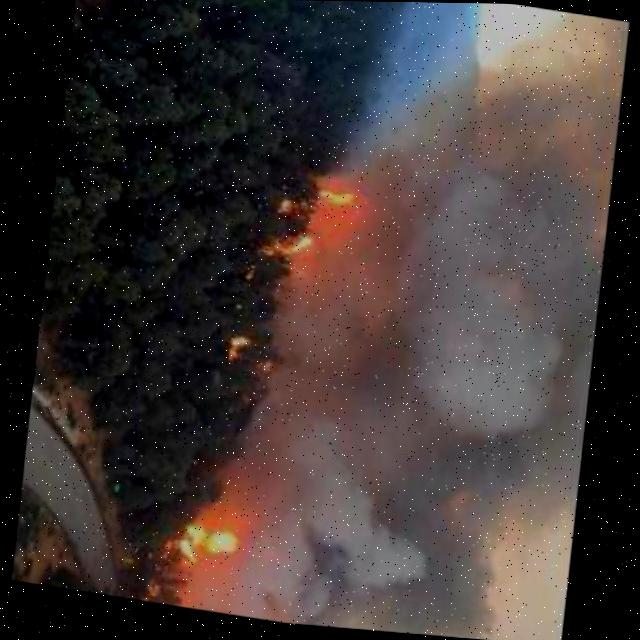
#> input picture datasets/fire/train/images/FireDetectionImage_NoiseWEBFire133_jpg.rf.2eeabb1e0fd0e6810b0fd4f2a442353c.jpg, 640 x 640 px
$ python _fire_deep_audit.py
#> lines starting #> are read from the running program, lines starting #| are printed output that depends on the picture
"""현재 fire 데이터셋 상세 분석"""
import cv2
import numpy as np
from pathlib import Path
from collections import defaultdict

FIRE = Path("datasets/fire")
SPLITS = ["train", "valid", "test"]

# ============ 1. valid set 클래스 분포 ============
print("=" * 56)
print("  [1] Valid 세트 클래스 분포 (학습 평가 기준)")
print("=" * 56)
valid_fire = valid_smoke = valid_both = valid_bg = 0
for img in (FIRE / "valid" / "images").glob("*.*"):
    lbl = FIRE / "valid" / "labels" / (img.stem + ".txt")
    if img.name.startswith("hardneg_") or not lbl.exists() or not lbl.read_text().strip():
        valid_bg += 1; continue
    classes = {int(l.split()[0]) for l in lbl.read_text().strip().split("\n") if l.strip()}
    if 0 in classes and 1 in classes: valid_both += 1
    elif 0 in classes: valid_fire += 1
    elif 1 in classes: valid_smoke += 1

total_v = valid_fire + valid_smoke + valid_both + valid_bg
print(f"  fire+smoke : {valid_both:3d}장  ({valid_both/total_v*100:.1f}%)")
print(f"  fire 만    : {valid_fire:3d}장  ({valid_fire/total_v*100:.1f}%)")
print(f"  smoke 만   : {valid_smoke:3d}장  ({valid_smoke/total_v*100:.1f}%)")
print(f"  배경       : {valid_bg:3d}장  ({valid_bg/total_v*100:.1f}%)")
print(f"  smoke 포함 총: {valid_both + valid_smoke}장 → smoke mAP50 평가 기준")

# ============ 2. bbox 크기 분포 ============
print()
print("=" * 56)
print("  [2] Train bbox 크기 분포 (초기 소규모 화재 감지 가능성)")
print("=" * 56)
tiny = small = medium = large = 0
for split in SPLITS:
    lbl_dir = FIRE / split / "labels"
    if not lbl_dir.exists(): continue
    for lbl in lbl_dir.glob("*.txt"):
        for line in lbl.read_text(encoding="utf-8").strip().split("\n"):
            p = line.strip().split()
            if len(p) < 5: continue
            try:
                bw, bh = float(p[3]), float(p[4])
                area = bw * bh * 100
                if area < 1: tiny += 1
                elif area < 5: small += 1
                elif area < 20: medium += 1
                else: large += 1
            except: pass

total_b = tiny + small + medium + large
if total_b:
    print(f"  극소 (<1%)   : {tiny:5d}개  ({tiny/total_b*100:.1f}%) ← 이미 제거됨")
    print(f"  소형 (1~5%)  : {small:5d}개  ({small/total_b*100:.1f}%) ← 초기 화재")
    print(f"  중형 (5~20%) : {medium:5d}개  ({medium/total_b*100:.1f}%)")
    print(f"  대형 (>20%)  : {large:5d}개  ({large/total_b*100:.1f}%)")

# ============ 3. 이미지 밝기 분포 (실내/실외 비율 추정) ============
print()
print("=" * 56)
print("  [3] 이미지 밝기 분포 (실내/야외 비율)")
print("=" * 56)
dark = mid = bright = 0
sample = list((FIRE / "train" / "images").glob("*.jpg"))[:500]
for p in sample:
    if p.name.startswith("hardneg_"): continue
    img = cv2.imread(str(p), cv2.IMREAD_GRAYSCALE)
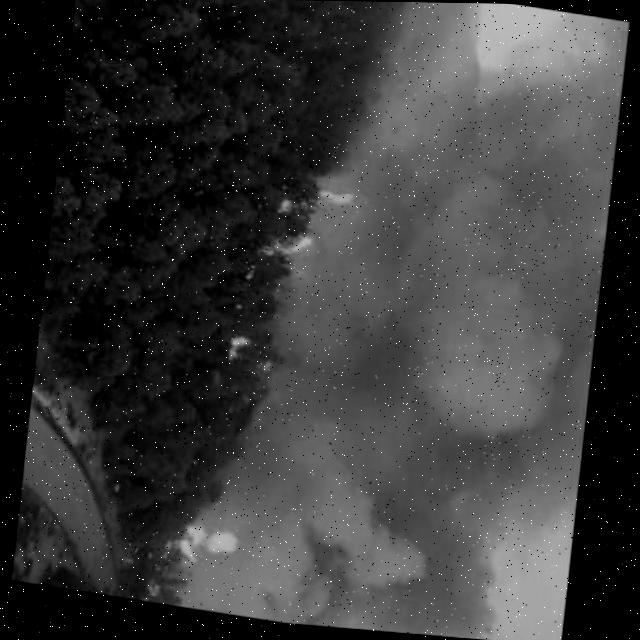
#> img: shape (640, 640); min 0, max 255, mean 57.7
    if img is None: continue
    mean = img.mean()
#> mean = 57.66
    if mean < 80: dark += 1
    elif mean < 160: mid += 1
    else: bright += 1

total_s = dark + mid + bright
if total_s:
    print(f"  어두운 환경 (<80) : {dark:3d}장  ({dark/total_s*100:.0f}%) ← 야간·특수 환경")
    print(f"  중간 밝기  (80~160): {mid:3d}장  ({mid/total_s*100:.0f}%)")
    print(f"  밝은 환경  (>160) : {bright:3d}장  ({bright/total_s*100:.0f}%) ← 실내·주간 환경")
    print(f"  (샘플 {total_s}장 기준)")

print()
print("=" * 56)
print("  결론 — 추가 보완 가능한 항목")
print("=" * 56)
print(f"  1. smoke 데이터 부족 ({valid_smoke + valid_both}장만 있어 smoke mAP50 낮을 것)")
print(f"  2. 실내 환경 화재 이미지 부족 (독거노인 집 = 실내)")
print(f"  3. 집 안 오감지 유발 물체 Hard Negative 추가 가능")

# Updated: perf: 성능 최적화

# Updated: refactor: 변수명 명확화

# Updated: fix: 메모리 누수 방지

# Updated: refactor: 중복 코드 제거

# Updated: refactor: 코드 가독성 개선

# Updated: perf: 성능 최적화

# Updated: refactor: 변수명 명확화

# Updated: fix: 메모리 누수 방지

# Updated: refactor: 중복 코드 제거
